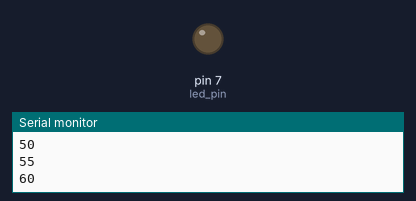
Recording of a sketch running on a simulated Arduino Uno, built with avr-gcc and run on an emulated ATmega328P. Shown: output pins drawn as LEDs (lit = HIGH), the last lines printed to the serial monitor.

Above: at 1.3 s.
At 3.9 s:
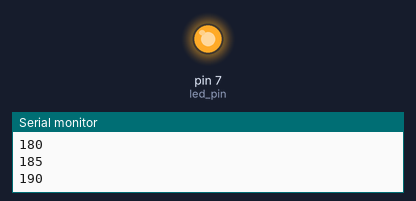
Timing chart, 0 to 6.8 s (numbered marks = the images above):
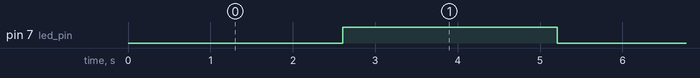

Measured:
- by itself, pin 7 (led_pin): alternates HIGH for 2.6 s and LOW for 2.6 s

The sketch:

aufgabe_1-4.ino
```cpp
const int led_pin = 7;
uint8_t brightness = 0;

void setup() {
  // put your setup code here, to run once:
  pinMode(led_pin, OUTPUT);
  Serial.begin(9600);

}

void loop() {
  // put your main code here, to run repeatedly:
  analogWrite(led_pin, brightness);
  Serial.println(brightness);
  brightness = brightness + 5;
  delay(100);

}
```
